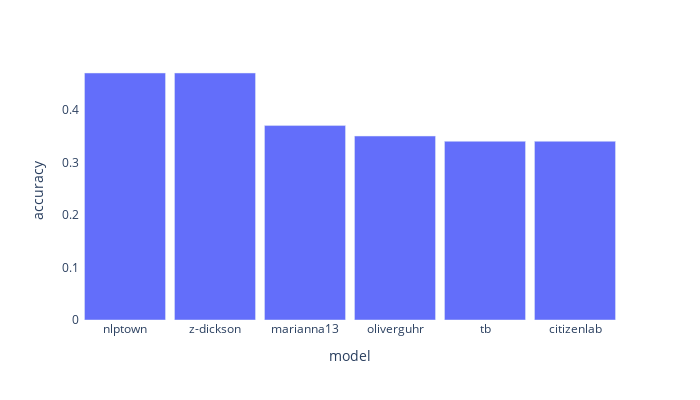

Here is the notebook cell this chart was saved with:
### Code cell
print_bar(data = metrics_main.drop_duplicates(subset=['accuracy', 'model']), var = 'accuracy', w=700, h=400)

### Figure 1 — Plotly figure (JSON) as saved in the notebook; plotly's stock layout.template omitted (floating-point values rounded to 4 significant figures)
{"data": [{"alignmentgroup": "True", "hovertemplate": "model=%{x}<br>accuracy=%{y}<extra></extra>", "legendgroup": "", "marker": {"color": "#636efa", "pattern": {"shape": ""}}, "name": "", "offsetgroup": "", "orientation": "v", "showlegend": false, "textposition": "auto", "type": "bar", "x": ["nlptown", "z-dickson", "marianna13", "oliverguhr", "tb", "citizenlab"], "xaxis": "x", "y": [0.47, 0.47, 0.37, 0.35, 0.34, 0.34], "yaxis": "y"}], "layout": {"bargap": 0.1, "barmode": "relative", "height": 400, "legend": {"tracegroupgap": 0}, "margin": {"t": 60}, "paper_bgcolor": "rgba(0,0,0,0)", "plot_bgcolor": "rgba(0,0,0,0)", "width": 700, "xaxis": {"anchor": "y", "domain": [0, 1], "title": {"text": "model"}}, "yaxis": {"anchor": "x", "domain": [0, 1], "title": {"text": "accuracy"}}}}
